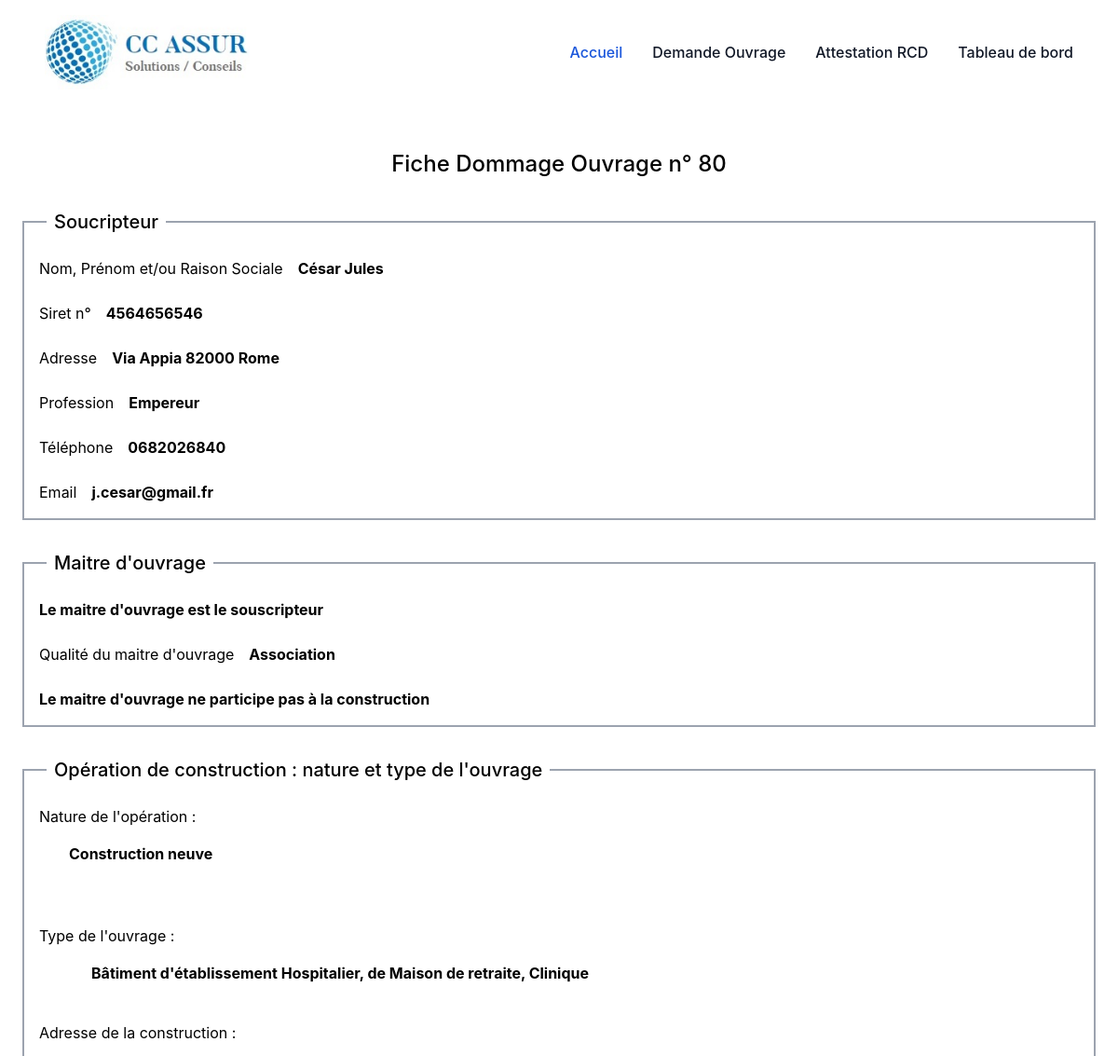
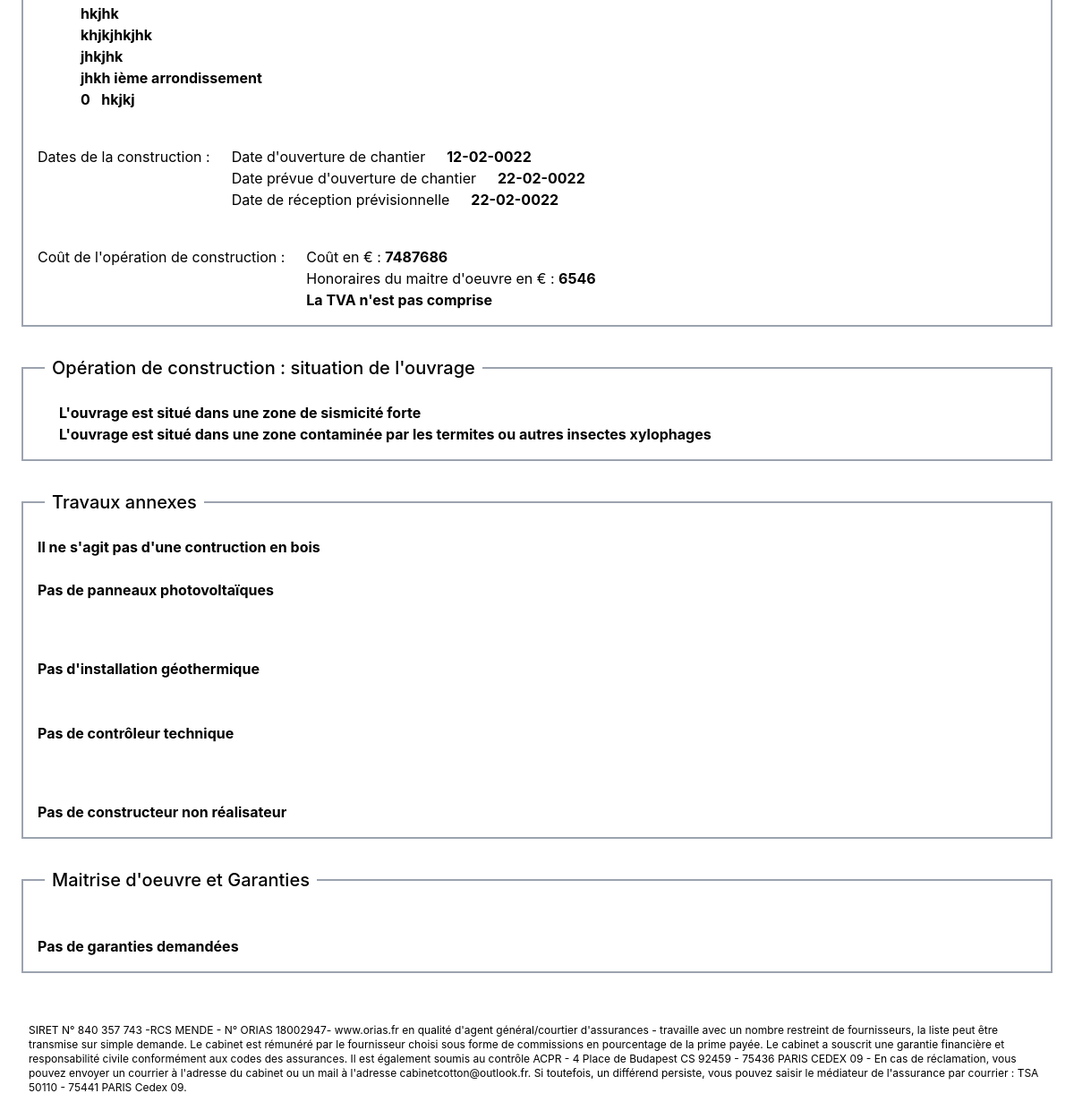
The app's page /index.php?page=fiche&doid=80 (signed in) with its own data (2 pictures, top to bottom).
### tables this page shows
CREATE TABLE `souscripteur` (
  `souscripteur_id` int(11) NOT NULL,
  `souscripteur_nom_raison` varchar(255) NOT NULL,
  `souscripteur_siret` varchar(255) NOT NULL,
  `souscripteur_adresse` varchar(255) NOT NULL,
  `souscripteur_code_postal` int(11) NOT NULL,
  `souscripteur_commune` varchar(255) NOT NULL,
  `souscripteur_profession` varchar(255) NOT NULL,
  `souscripteur_telephone` varchar(255) NOT NULL,
  `souscripteur_email` varchar(255) NOT NULL,
  `souscripteur_ancien_client_date` date NOT NULL,
  `souscripteur_ancien_client_num` varchar(255) NOT NULL
);

CREATE TABLE `moe` (
  `DOID` int(11) NOT NULL,
  `moe_intervention` tinyint(1) DEFAULT NULL,
  `moe_entreprise_id` int(11) DEFAULT NULL,
  `moe_intervention_independant` tinyint(1) DEFAULT NULL,
  `moe_intervention_independant_qualite` varchar(255) DEFAULT NULL,
  `moe_intervention_independant_mission` enum('conception','direction','complete','autre') DEFAULT NULL,
  `moe_intervention_independant_mission_autre_descr` varchar(255) DEFAULT NULL,
  `moe_garantie_do` tinyint(1) NOT NULL,
  `moe_garantie_cnr` tinyint(1) NOT NULL,
  `moe_garantie_chantier` tinyint(1) NOT NULL,
  `moe_garantie_juridique` tinyint(1) NOT NULL
);

CREATE TABLE `operation_construction` (
  `DOID` int(11) NOT NULL,
  `nature_neuf_exist` enum('neuve','existante') DEFAULT NULL,
  `nature_operation_surelev` tinyint(1) DEFAULT NULL,
  `nature_operation_surelev_sous_oeuvre` tinyint(1) DEFAULT NULL,
  `nature_operation_surelev_hors_fond` tinyint(1) DEFAULT NULL,
  `nature_operation_ext_horizont` tinyint(1) DEFAULT NULL,
  `nature_operation_ext_horizont_exist` tinyint(1) DEFAULT NULL,
  `nature_operation_renovation` tinyint(1) DEFAULT NULL,
  `nature_operation_renovation_fond` tinyint(1) DEFAULT NULL,
  `nature_operation_renovation_iso_therm` tinyint(1) DEFAULT NULL,
  `nature_operation_renovation_refect_toit` tinyint(1) DEFAULT NULL,
  `nature_operation_renovation_etancheite` tinyint(1) DEFAULT NULL,
  `nature_operation_renovation_ravalement` tinyint(1) DEFAULT NULL,
  `nature_operation_rehabilitation` tinyint(1) DEFAULT NULL,
  `nature_operation_rehabilitation_fond` tinyint(1) DEFAULT NULL,
  `nature_operation_rehabilitation_iso_therm` tinyint(1) DEFAULT NULL,
  `nature_operation_rehabilitation_refect_toit` tinyint(1) DEFAULT NULL,
  `nature_operation_rehabilitation_etancheite` tinyint(1) DEFAULT NULL,
  `nature_operation_rehabilitation_ravalement` tinyint(1) DEFAULT NULL,
  `operation_sinistre` tinyint(1) DEFAULT NULL,
  `operation_sinistre_descr` text DEFAULT NULL,
  `type_ouvrage_mais_indiv` tinyint(1) DEFAULT NULL,
  `type_ouvrage_mais_indiv_piscine` tinyint(1) DEFAULT NULL,
  `type_ouvrage_mais_indiv_piscine_situation` varchar(255) NOT NULL,
  `type_ouvrage_ope_pavill` tinyint(1) DEFAULT NULL,
  `type_ouvrage_ope_pavill_nombre` int(11) DEFAULT NULL,
  `type_ouvrage_coll_habit` tinyint(1) DEFAULT NULL,
  `type_ouvrage_coll_habit_nombre` int(11) DEFAULT NULL,
  `type_ouvrage_bat_indus` tinyint(1) DEFAULT NULL,
  `type_ouvrage_centre_com` tinyint(1) DEFAULT NULL,
  `type_ouvrage_centre_com_surf` int(11) DEFAULT NULL,
  `type_ouvrage_bat_bur` tinyint(1) DEFAULT NULL,
  `type_ouvrage_hopital` tinyint(1) DEFAULT NULL,
  `type_ouvrage_vrd_privatif` tinyint(1) DEFAULT NULL,
  `type_ouvrage_autre_const` tinyint(1) DEFAULT NULL,
  `type_ouvrage_autre_const_usage` varchar(255) DEFAULT NULL,
  `construction_adresse_esc_res_bat` varchar(255) DEFAULT NULL,
  `construction_adresse_num_nom_rue` varchar(255) DEFAULT NULL,
  `construction_adresse_lieu_dit` varchar(255) DEFAULT NULL,
  `construction_adresse_arrond` varchar(255) DEFAULT NULL,
  `construction_adresse_code_postal` int(11) DEFAULT NULL,
  `construction_adresse_commune` varchar(255) DEFAULT NULL,
  `construction_date_debut` date DEFAULT NULL,
  `construction_date_debut_prevue` date DEFAULT NULL,
  `construction_date_reception` date DEFAULT NULL,
  `construction_cout_operation` decimal(10,0) DEFAULT NULL,
  `construction_cout_honoraires_moe` decimal(10,0) DEFAULT NULL,
  `cout_operation_tva` tinyint(1) DEFAULT NULL
);

### views/templates/fiche/s03-oper-construct.view.php (the view, shortened to what this page needs)
<div>
    <fieldset class="grid md:gap-6 border-2 border-gray-400 p-4 m-6">
        <legend class="mx-2 p-2 text-xl font-medium">Opération de construction : nature et type de l'ouvrage</legend>
        <div class="flex flex-col">
            <h3>Nature de l'opération :</h3>
            <div class="flex flex-row pl-8 mt-4">
                <?php
                    if(isset($DATA['nature_neuf_exist']) && $DATA['nature_neuf_exist'] == "neuve"){
                        echo "<strong>Construction neuve</strong>";
                    }
                ?>
            </div>
        </div>
        <div class="mt-10">
            <h3>Type de l'ouvrage :</h3>
            <div class="flex flex-col pl-8 mt-4">
                <?php
                    if(isset($DATA['type_ouvrage_hopital']) && $DATA['type_ouvrage_hopital'] == 1){
                        $content = boxDisplay("Bâtiment d'établissement Hospitalier, de Maison de retraite, Clinique");
                        echo $content;
                    }
                    ?>
        </div>
        <div class="flex flex-col mt-10">
            <h3>Adresse de la construction :</h3>
            <div class="flex flex-col pl-8 mt-4">
                <strong class="pl-4"><?php if(isset($DATA['construction_adresse_num_nom_rue'])){ echo $DATA['construction_adresse_num_nom_rue'];}; ?></strong>
                <strong class="pl-4"><?php if(isset($DATA['construction_adresse_esc_res_bat'])){ echo $DATA['construction_adresse_esc_res_bat'];};  ?></strong>
                <strong class="pl-4"><?php if(isset($DATA['construction_adresse_lieu_dit'])){ echo $DATA['construction_adresse_lieu_dit'];}; ?></strong>
                <strong class="pl-4"><?php if(isset($DATA['construction_adresse_arrond'])){ echo $DATA['construction_adresse_arrond'];}; ?> ième arrondissement</strong>
                <div>
                    <strong class="pl-4"><?php if(isset($DATA['construction_adresse_code_postal'])){ echo $DATA['construction_adresse_code_postal'];}; ?></strong>
                    <strong class="pl-2"><?php if(isset($DATA['construction_adresse_commune'])){ echo $DATA['construction_adresse_commune'];}; ?></strong>
                </div>
            </div>
        </div>
        <div class="flex flex-row mt-10">
            <h3>Dates de la construction :</h3>
            <div class="flex flex-col ml-6">
                <div  class="flex flex-row">
                    <h3>Date d'ouverture de chantier</h3>
                    <strong class='pl-6'>
                        <?php if(isset($DATA['construction_date_debut'])){
                                    $datedebut = dateFormat($DATA['construction_date_debut']);
                                    echo $datedebut;
                                    }
                        ?>
                    </strong>
                </div>
                <div  class="flex flex-row">
                    <h3>Date prévue d'ouverture de chantier</h3>
                    <strong class='pl-6'>
                        <?php if(isset($DATA['construction_date_debut_prevue'])){
                                    $datedebut = dateFormat($DATA['construction_date_debut_prevue']);
                                    echo $datedebut;
                                    }
                        ?>
                    </strong>
                </div>
                <div  class="flex flex-row">
                    <h3>Date de réception prévisionnelle</h3>
                    <strong class='pl-6'>
                        <?php if(isset($DATA['construction_date_reception'])){
                                    $datedebut = dateFormat($DATA['construction_date_reception']);
                                    echo $datedebut;
                                    }
                        ?>
                    </strong>
                </div>
            </div>
        </div>
        <div class="flex flex-row mt-10">
            <h3>Coût de l'opération de construction :</h3>
            <div class="flex flex-col ml-6">
                <span>Coût en € : <?php if(isset($DATA['construction_cout_operation'])){
                    echo "<strong>".$DATA['construction_cout_operation']."</strong>";
                } ;?></span>
                <span>Honoraires du maitre d'oeuvre en € : <?php if(isset($DATA['construction_cout_honoraires_moe'])){
                    echo "<strong>".$DATA['construction_cout_honoraires_moe']."</strong>";
                } ;?></span>
                <strong>
                    <?php if(isset($DATA['cout_operation_tva']) && $DATA['cout_operation_tva'] == 1){
                            echo "La TVA est comprise";
                            }else{
                                echo "La TVA n'est pas comprise";} ?>
                </strong>
            </div>
        </div>
    </fieldset>
</div>

### controllers/admin.controller.php (shortened to what this page needs)
<?php
    require_once "models/do.model.php";
    function singleDoDisplay(){
        $DATA = read($_GET['doid']);
        echo "<div class='mx-auto max-w-screen-xl'>";
        require 'views/header.view.php';
        echo "<div class='my-12'>
            <h3 class='text-center text-2xl font-medium'>Fiche Dommage Ouvrage n° ".$DATA['DOID']."</h3>";
        require 'views/templates/fiche/s01-coordonnees.view.php';
        require 'views/templates/fiche/s02-maitre-ouvrage.view.php';
        require 'views/templates/fiche/s03-oper-construct.view.php';
        require 'views/templates/fiche/s04-informations-diverses.view.php';
        require 'views/templates/fiche/s04-bis-travaux-annexes.view.php';
        require 'views/templates/fiche/s05-maitrise-oeuvre.view.php';
        require 'views/footer.view.php';
        echo "</div>
        </div>";
    }

### views/templates/fiche/s01-coordonnees.view.php
<div>
    <fieldset class="grid md:gap-6 border-2 border-gray-400 p-4 m-6">
        <legend class="mx-2 p-2 text-xl font-medium">Soucripteur</legend>
        <div class="flex flex-row">
            <h3>Nom, Prénom et/ou Raison Sociale</h3>
            <strong class="pl-4"><?=$DATA['souscripteur_nom_raison']?></strong>
        </div>
        <div class="flex flex-row">
            <h3>Siret n°</h3>
            <strong class="pl-4"><?=$DATA['souscripteur_siret']?></strong>
        </div>
        <div class="flex flex-row">
            <h3>Adresse</h3>
            <strong class="pl-4"><?=$DATA['souscripteur_adresse']?>&nbsp;<?=$DATA['souscripteur_code_postal']?>&nbsp;<?=$DATA['souscripteur_commune']?></strong>
        </div>
        <div class="flex flex-row">
            <h3>Profession</h3>
            <strong class="pl-4"><?=$DATA['souscripteur_profession']?></strong>
        </div>
        <div class="flex flex-row">
            <h3>Téléphone</h3>
            <strong class="pl-4"><?=$DATA['souscripteur_telephone']?></strong>
        </div>
        <div class="flex flex-row">
            <h3>Email</h3>
            <strong class="pl-4"><?=$DATA['souscripteur_email']?></strong>
        </div>
    </fieldset>
</div>

### records on screen
souscripteur: moe.DOID "80", souscripteur_nom_raison "César Jules", souscripteur_siret "4564656546", souscripteur_adresse "Via Appia", souscripteur_code_postal "82000", souscripteur_commune "Rome", souscripteur_profession "Empereur", souscripteur_telephone "0682026840", souscripteur_email "j.cesar@gmail.fr", operation_construction.construction_adresse_num_nom_rue "hkjhk", operation_construction.construction_adresse_esc_res_bat "khjkjhkjhk", operation_construction.construction_adresse_lieu_dit "jhkjhk", operation_construction.construction_adresse_arrond "jhkh", operation_construction.construction_adresse_code_postal "0", operation_construction.construction_adresse_commune "hkjkj", operation_construction.construction_date_debut "12-02-0022", operation_construction.construction_date_debut_prevue "22-02-0022", operation_construction.construction_date_reception "22-02-0022", operation_construction.construction_cout_operation "7487686", operation_construction.construction_cout_honoraires_moe "6546"

### other values on screen
$fieldcontent "Bâtiment d'établissement Hospitalier, de Maison de retraite, Clinique"
